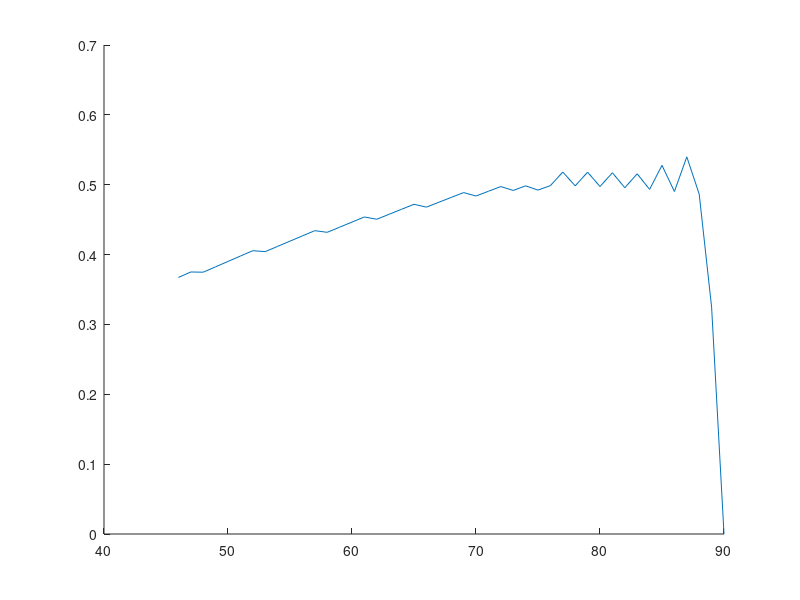

Write MATLAB code to recreate this figure. (Note: this script raises an error after producing the figure.)
clear all
close all

l=1;
limd=45;
for aspan=(limd+ 1):90;
    thet=( l-aspan/180)*pi/2;
    Max=0;
    Maxh=0;
    Maxd=0;
    %annalizes all numbers
    for count = 1:49;
        H=count * .01 ;%differing hieghts
        D=.005;
        while (D<H);%differing leg spacers
            hi=( -H*cos(thet)/(sin(thet)^2) )/(H/sin(thet)- D);
            lo=(-H*cos(thet)/( sin(thet)^2) )/(H/sin(thet)-l+D);
            upper= atan(hi)/pi*180;
            lower= atan(lo )/pi *180;
            if ( (abs(upper) <= 45) && (abs(lower) <= 45) );
                Max=D;
                if (Max>Maxd);
                    Maxd=Max;
                    Maxh=H;
                end
            end
            D=D+.005;
        end
    end
    MD( aspan-limd)= Maxd;
    MH(aspan-limd)=Maxh;
    Ang( aspan-limd)=aspan;
    stroke(aspan-limd)=2*sin(aspan/2*pi/180*Maxh);
    diff( aspan-limd)= Maxh- Maxd;
    perc(aspan-limd)= Maxd/Maxh;
end
% plot(Ang,MH)
hold on
% plot(Ang,MD)
plot(Ang,stroke)
hold off
%annalizes specific set of numbers
% plot( upper, lower )
%d=distance from tip to slider
%l=totallength of leg
%h= hight of axil off ground
%span=angle of gait
l=.3;
span=60
h=.43*1
d=.195*1
s=.0555;
bear=.005;

thet=( l-aspan/180)*pi/2;
high=(-h*cos(thet)/(sin(thet)^.2))/(h/sin(thet)-d);%upper track attack angle
low=( -h*cos(thet)/(sin(thet)^.2))/(h/sin(thet)-1+d);%10wer track attack angle
up= atan(high)/pi *180
down=atan(low)/pi *180
for i=0:89
    xargus=xfin(1+5*i)
    yargus=yfin(1+5*i)
end
